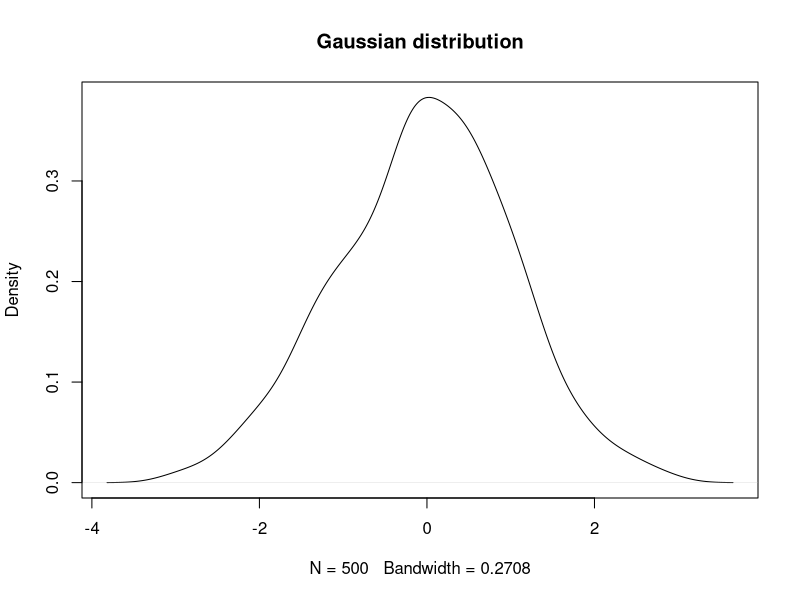
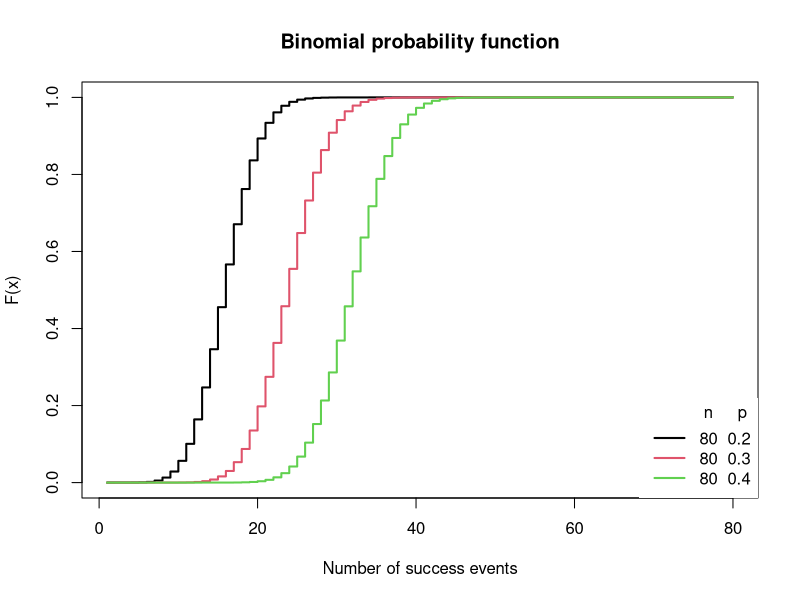
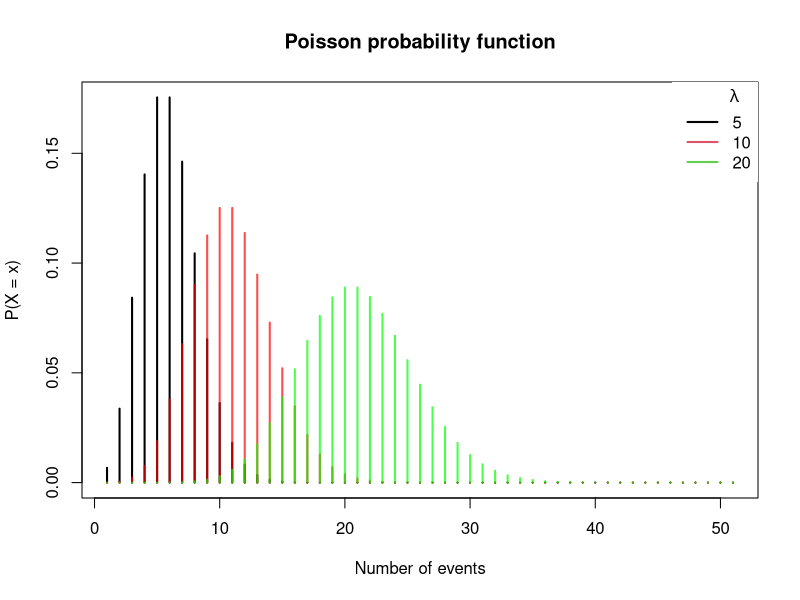
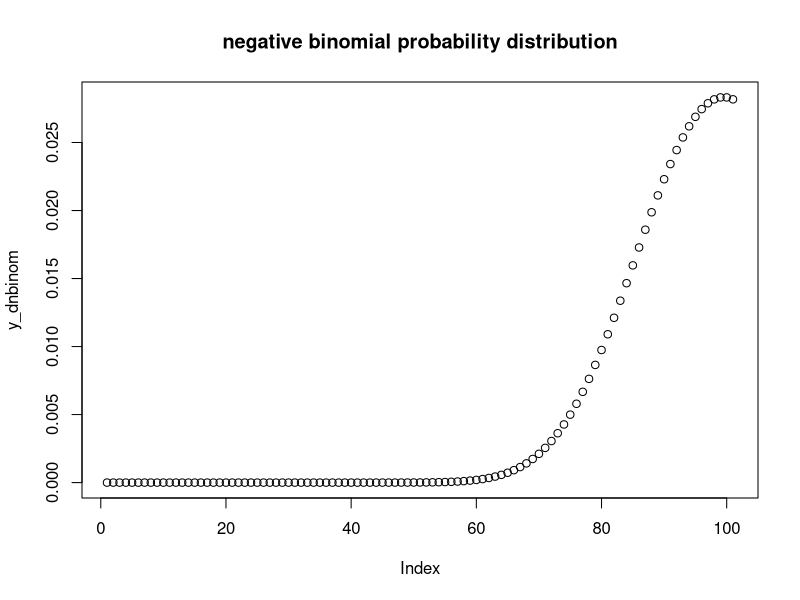
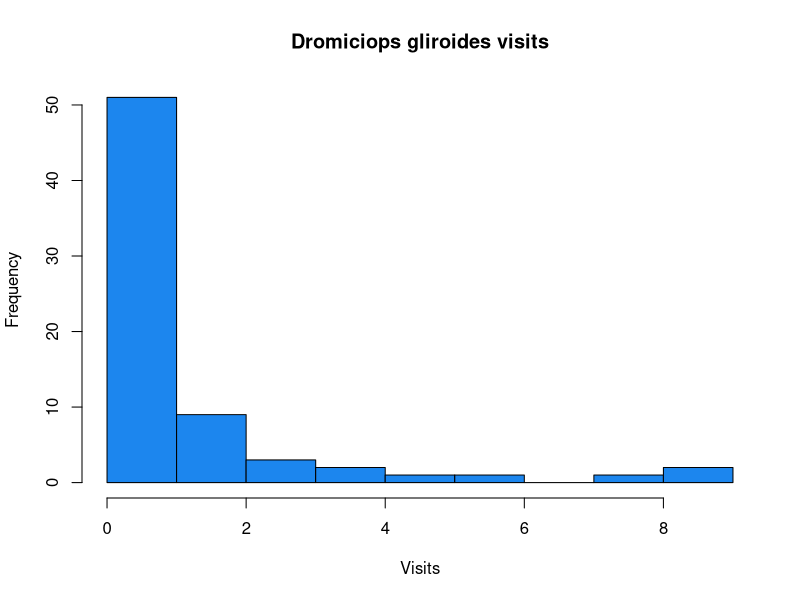
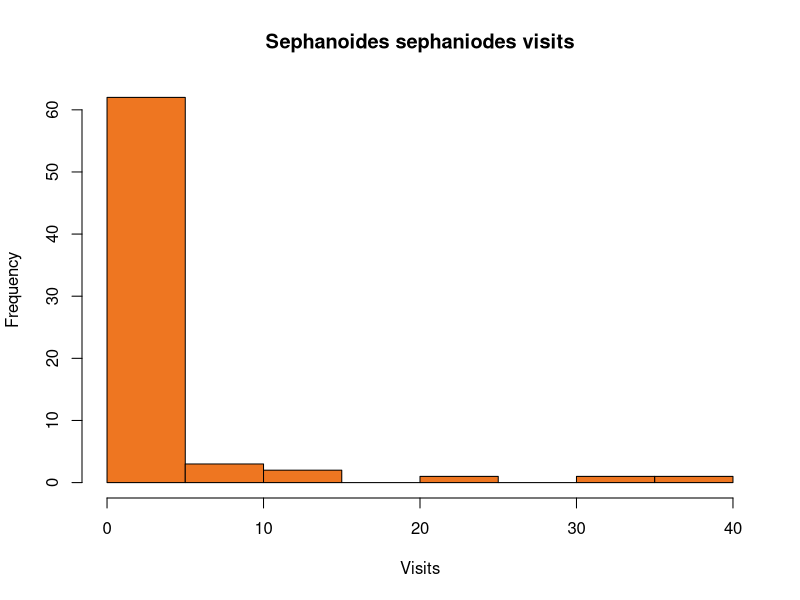

Write the R code that produced these figures, in order.
## ---- chunk 1
knitr::opts_chunk$set(
	echo = TRUE,
	message = FALSE,
	warning = FALSE
)
## ---- chunk 2
xnor<-rnorm(500)
plot(density(xnor), main = "Gaussian distribution")
## ---- chunk 3
xb <- 1:80

# n = 80, p = 0.2
plot(pbinom(xb, size = 80, prob = 0.2), type = "s", lwd = 2,
     main = "Binomial probability function",
     xlab = "Number of success events", ylab = "F(x)")

# n = 80, p = 0.3
lines(pbinom(xb, size = 80, prob = 0.3), type = "s",
      lwd = 2, col = 2)

# n = 80, p = 0.4
lines(pbinom(xb, size = 80, prob = 0.4), type = "s",
      lwd = 2, col = 3)

# Añadimos una leyenda
legend("bottomright", legend = c("80  0.2", "80  0.3", "80  0.4"),
       title = "n     p", title.adj = 0.85,
       lty = 1, col = 1:3, lwd = 2, box.lty = 0)
## ---- chunk 4
x <- 0:50
lambda <- 5
plot(dpois(x, lambda), type = "h", lwd = 2,
     main = "Poisson probability function",
     ylab = "P(X = x)", xlab = "Number of events")
lambda <- 10
lines(dpois(x, lambda), type = "h", lwd = 2, col = rgb(1,0,0, 0.7))
lambda <- 20
lines(dpois(x, lambda), type = "h", lwd = 2, col = rgb(0, 1, 0, 0.7))
legend("topright", legend = c("5", "10", "20"),
       title = expression(lambda), title.adj = 0.75,
       lty = 1, col = 1:3, lwd = 2, box.lty = 0)
## ---- chunk 5
x_dnbinom <- seq(0, 100, by = 1)
y_dnbinom <- dnbinom(x_dnbinom, size = 100, prob = 0.5)
plot(y_dnbinom, main = "negative binomial probability distribution")
## ---- chunk 6
library(MASS)
library(lme4)
library(AER)

data<-read.csv("data/11_mistletoe_data.csv", 
                     header=TRUE, 
                     sep=";",
                     dec=".",
                     na.strings="NA")
attach(data)
head(data)
## ---- chunk 7
hist(dg_visits, main = "Dromiciops gliroides visits", col = "dodgerblue2", xlab = "Visits")
hist(ss_visits, main = "Sephanoides sephaniodes visits", col = "chocolate2", xlab = "Visits")
## ---- chunk 8
model1<-glm(dg_visits ~ temp_std + hum_std + lum_std + s250clasif, family = poisson, data=data)
summary(model1)

model2<-glm(ss_visits ~ temp_std + hum_std + lum_std + s250clasif, family = poisson, data=data)
summary(model2)
## ---- chunk 9
dispersiontest(model1)
dispersiontest(model2)
## ---- chunk 10
model1nb<-glm.nb(dg_visits ~ temp_std + hum_std + lum_std + s250clasif, data=data)
summary(model1nb)

model2nb<-glm.nb(ss_visits ~ temp_std + hum_std + lum_std + s250clasif, data=data)
summary(model2nb)
## ---- chunk 11
sessionInfo()
